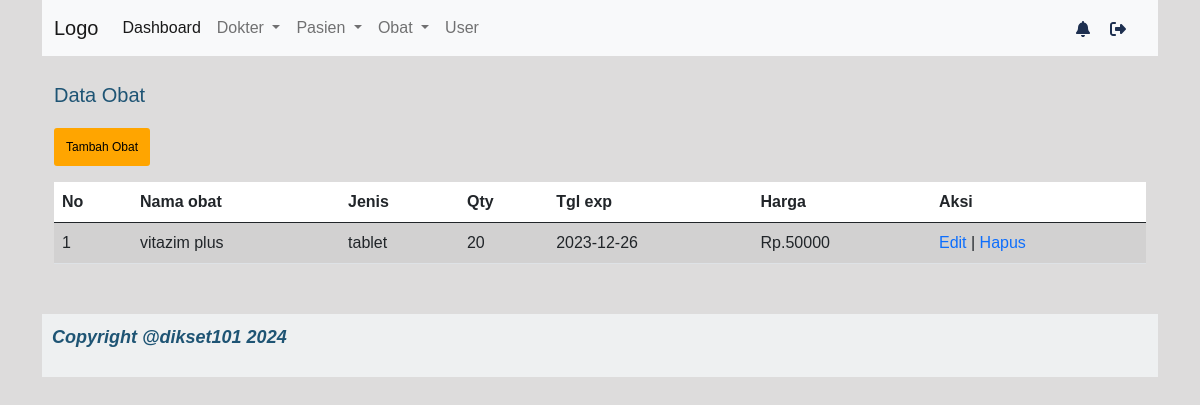
Screenshot of /index.php?page=my_profile&module=obat&action=list with the database file from the repository.
### tables this page shows
CREATE TABLE `obat` (
  `id_obat` int(11) NOT NULL,
  `jenis_obat` varchar(50) NOT NULL,
  `nama` varchar(50) NOT NULL,
  `qty` int(4) NOT NULL,
  `tgl_kadaluarsa` date NOT NULL,
  `harga` int(10) NOT NULL
);

### function/helper.php (called while the page is built, shortened)
<?php
function Rupiah($value)
{
    return "Rp." . $value;
}

### module/obat/list.php (the view, shortened to what this page needs)
<?php
include_once "./function/helper.php";
include_once "./function/koneksi.php";
$query = mysqli_query($koneksi, "SELECT * FROM obat");
echo " <p class='mt-4 fs-5'>Data Obat</p>
        <div class='btn-action  mt-4'>
            <a href='" . BASE_URL . "index.php? page=my_profile&module=obat&action=form'>Tambah Obat</a>
        </div>";
if (empty(mysqli_num_rows($query))) {
    echo "<div class='mt-4'><h4>Data obat masih kosong, silahkan tambah data obat.</h4></div>";
} else {
    echo "
    <table class='table table-striped mt-4'>
    <thead>
        <tr style='background: white'>
            <th>No</th>
            <th>Nama obat</th>
            <th>Jenis</th>
            <th>Qty</th>
            <th>Tgl exp</th>
            <th>Harga</th>
            <th>Aksi</th>
        </tr>
    </thead>
    <tbody>";
    $no = 1;
    while ($row = mysqli_fetch_assoc($query)) {
        echo "
            <tr>
            <td>$no</td>
            <td>$row[nama]</td>
            <td>$row[jenis_obat]</td>
            <td>$row[qty]</td>
            <td>$row[tgl_kadaluarsa]</td>
            <td>" . Rupiah($row['harga']) . "</td>
            <td>
            <a href='" . BASE_URL . "index.php?page=my_profile&module=obat&action=form& id_obat=$row[id_obat]'>Edit</a> |
            <a href='" . BASE_URL . "index.php?page=my_profile&module=obat&action=delete& id_obat=$row[id_obat]'>Hapus</a></td>
            </tr>
            ";
        $no++;
    }
    echo "</tbody>
</table>";
}

### assets/css/style.css (style rules this page uses)
body { background: rgb(221, 220, 220); font-family: Arial, Helvetica, sans-serif; font-size: 16px; color: #1e5474; }
a { text-decoration: none; }
.btn-action a { background-color: orange; margin-top: 30px; font-size: 12px; border-radius: 3px; color: black; padding: 12px; }

### rows the page displays
obat: nama "vitazim plus", jenis_obat "tablet", qty "20", tgl_kadaluarsa "2023-12-26", harga "Rp.50000"
